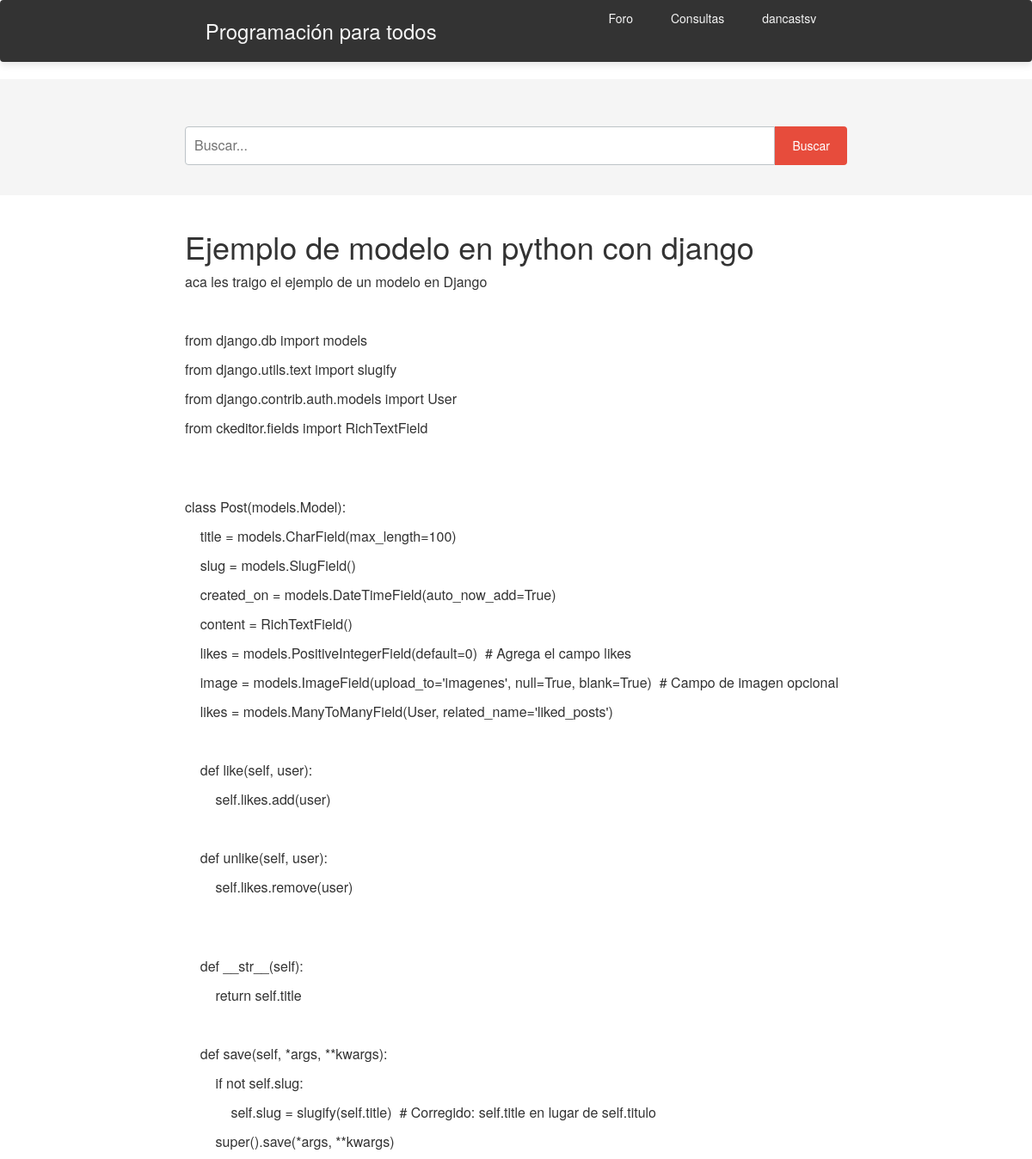
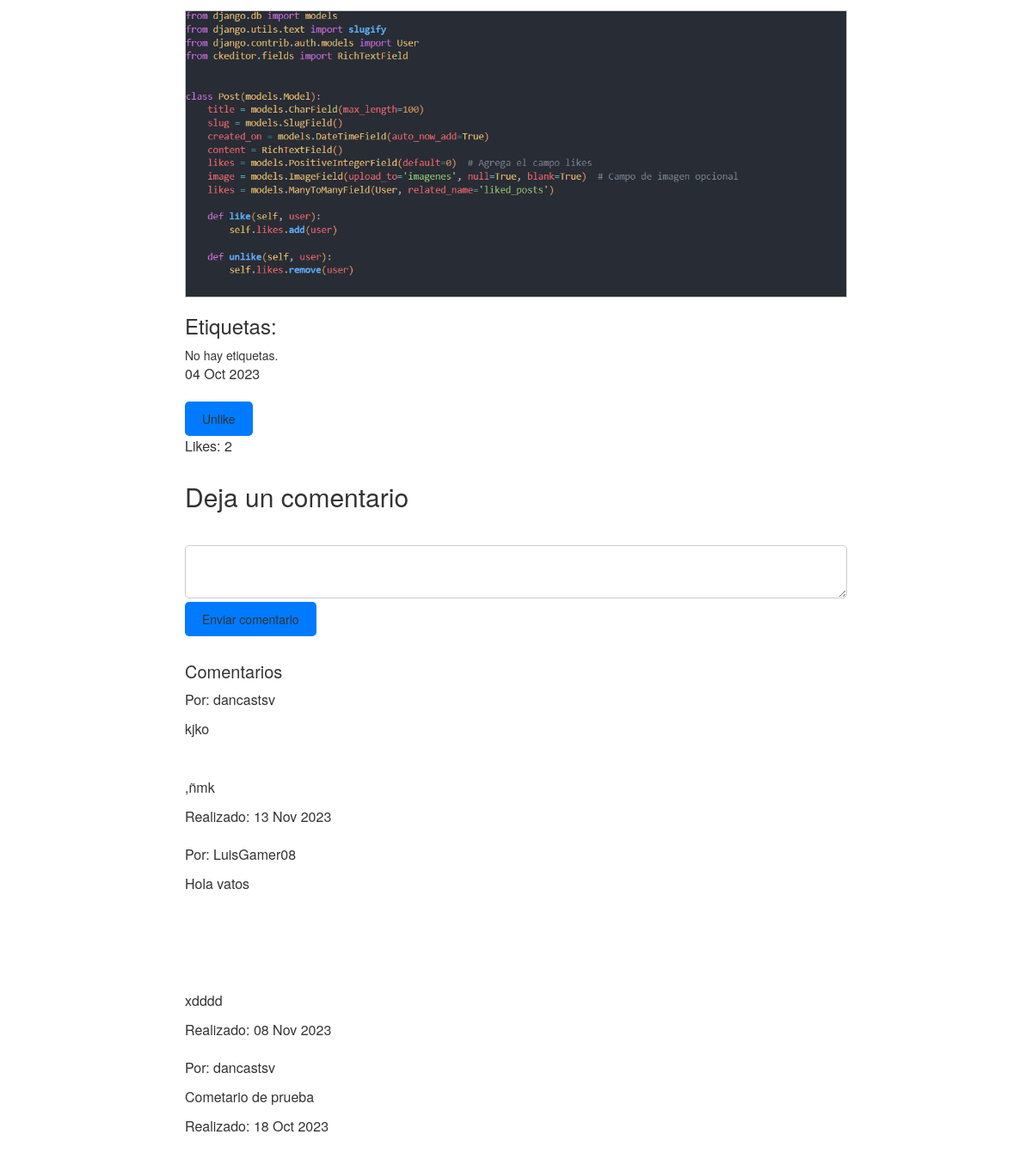
Screenshot of /post/36/ (signed in) with the database file from the repository (2 pictures, top to bottom).
### forum/models.py (models this page shows, shortened)
class Post(models.Model):
    title = models.CharField(max_length=100)
    slug = models.SlugField()
    created_on = models.DateTimeField(auto_now_add=True)
    content = RichTextField()
    image = models.ImageField(upload_to='imagenes', null=True, blank=True)  # Campo de imagen opcional
    likes = models.ManyToManyField(User, related_name='liked_posts')
    tags = models.ManyToManyField(Tag, related_name='posts')

class Comment(models.Model):
    post = models.ForeignKey('forum.Post', on_delete=models.CASCADE, related_name='comments')
    user = models.ForeignKey(User, on_delete=models.CASCADE)
    content = RichTextField()
    created_on = models.DateTimeField(auto_now_add=True)
    class Meta:
        ordering = ['-created_on']

### forum/views.py (the view, shortened to what this page needs)
# urls.py: path('post/<int:pk>/', views.post_details, name='post_details'),
@login_required
def post_details(request, pk):
    post = get_object_or_404(Post, pk=pk)
    comments = post.comments.all()
    form = CommentForm()
    return render(request, 'post_details.html', {'post': post, 'comments': comments, 'form': form})

### forum/forms.py (shortened to what this page needs)
class CommentForm(forms.ModelForm):
    content = forms.CharField(
        widget=forms.Textarea(attrs={'rows': 4, 'placeholder': 'Escribe tu comentario aquí'}),
        max_length=15000,  # Ajusta la longitud máxima según tus necesidades
        label='Comentario'
    )
    class Meta:
        model = Comment
        fields = ('content',)

### forum/templates/post_details.html (shortened to what this page needs)
{% extends "base.html" %}
{% load static %}
{% block content %}
<link rel="stylesheet" href="{% static 'css/datos.css' %}">
<link href="https://stackpath.bootstrapcdn.com/bootstrap/3.4.1/css/bootstrap.min.css" rel="stylesheet">
<div class="container">
  <h1>{{ post.title }}</h1>
  <p>{{ post.content | safe }}</p>
  {% if post.image %}
  <div id="imageContainer" class="image-container">
    <img id="mainImage" src="{{ post.image.url }}" alt="{{ post.title }}" style="max-width:100%;cursor:pointer;">
  </div>
  {% endif %}
  <div class="post-tags">
    <h3>Etiquetas:</h3>
    {% for tag in post.tags.all %}
      <span class="post-tag">{{ tag.name }}</span>
    {% empty %}
      <span>No hay etiquetas.</span>
    {% endfor %}
  </div>
  <p>{{ post.created_on|date:"d M Y" }}</p>
  <form method="post">
    <button type="submit">
        {% if request.user in post.likes.all %}Unlike{% else %}Like{% endif %}
    </button>
  </form>
  <p>Likes: {{ post.likes.count }}</p>
  <div class="comment-form">
    <h2>Deja un comentario</h2>
    <form method="post">
        {{ comment_form.content.label_tag }}<br>
        <textarea id="editor" name="content">{{ comment_form.content.value }}</textarea>
        <button type="submit">Enviar comentario</button>
    </form>
</div>
<div class="comments">
    <h2>Comentarios</h2>
    <ul>
        {% for comment in comments %}
            <li>
                <p>Por: {{ comment.user }}</p>
                <p>{{ comment.content | safe }}</p>
                <p>Realizado: {{ comment.created_on|date:"d M Y" }}</p>
            </li>
        {% empty %}
            <li>No hay comentarios aún.</li>
        {% endfor %}
    </ul>
</div>
{% endblock content %}

### forum/templates/base.html (shortened to what this page needs)
{% load static %}<!DOCTYPE html>
<html lang="es">
<head>
  <link rel="stylesheet" href="{% static 'css/base.css' %}">
</head>
<body>
  <nav class="navbar">
    <div class="logo"><a class="papu" href="{% url 'inicio' %}">Programación para todos</a></div>
    <ul class="nav-list">
      <li><a href="{% url 'foro' %}">Foro</a></li>
      <li><a href="#">Consultas</a></li>
      <li class="user-dropdown">
        <a href="#">{{ request.user }}</a>
      </li>
    </ul>
  </nav>
  <header class="header">
    <div class="search-bar">
      <form method="get" action="{% url 'search_results' %}">
        <input type="text" name="query" placeholder="Buscar...">
        <input type="submit" value="Buscar">
    </form>
    </div>
  </header>
  {% block content %}{% endblock content %}
</body>
</html>

### static/css/base.css (style rules this page uses)
* { margin: 0; padding: 0; box-sizing: border-box; }
body { font-family: 'Arial', sans-serif; background-color: #f5f5f5; color: #333; }
.navbar { display: flex; justify-content: space-between; align-items: center; padding: 10px 50px; background-color: #333; color: #ffffff; box-shadow: 0 4px 8px rgba(0, 0, 0, 0.1); }
.logo a { color: #f5f5f5; font-size: 24px; text-decoration: none; transition: color 0.3s; }
.nav-list { list-style-type: none; display: flex; gap: 20px; }
.nav-list a { text-decoration: none; color: #f5f5f5; padding: 8px 12px; border-radius: 4px; transition: background-color 0.3s; }
.user-dropdown { position: relative; }
.header { background-color: #f5f5f5; padding: 20px 0; }
.search-bar { max-width: 800px; margin: 0 auto; padding: 15px; display: flex; justify-content: center; align-items: center; }
.search-bar form { width: 100%; display: flex; justify-content: space-between; }
.search-bar input[type="text"] { flex: 1; padding: 10px; border: 1px solid #bdc3c7; border-radius: 4px 0 0 4px; outline: none; font-size: 16px; }
.search-bar input[type="submit"] { padding: 10px 20px; border: none; background-color: #e74c3c; color: white; cursor: pointer; border-radius: 0 4px 4px 0; }

### static/css/datos.css (style rules this page uses)
body { font-family: Arial, sans-serif; }
.container { max-width: 800px; margin: 0 auto; padding: 20px; }
h1 { font-size: 24px; margin-bottom: 10px; }
p { font-size: 16px; line-height: 1.5; margin-bottom: 20px; }
.image-container { text-align: center; margin: 20px 0; }
#mainImage { max-width: 100%; cursor: pointer; border: 1px solid #ccc; }
.post-tags { margin-top: 10px; }
form { margin-top: 20px; }
button { padding: 10px 20px; background-color: #007bff; color: #fff; border: none; border-radius: 5px; cursor: pointer; }
.comment-form { margin-top: 30px; }
textarea { width: 100%; padding: 10px; border: 1px solid #ccc; border-radius: 5px; margin-top: 10px; }
.comments { margin-top: 30px; }
.comments h2 { font-size: 20px; margin-bottom: 10px; }
ul { list-style: none; padding: 0; }
li { margin-bottom: 20px; }

### rows the page displays
Post: title "Ejemplo de modelo en python con django", content "aca les traigo el ejemplo de un modelo en Django from django.db import models from django.utils.text import slugify from django.contrib.auth.models import User from ckeditor.fields import RichTextField class Post(models.Model): title = models.CharField(max_length=100) slug = models.SlugField() created_on = models.DateTimeField(auto_now_add=True) content = RichTextField() likes = models.PositiveIntegerField(default=0) # Agrega el campo likes image = models.ImageField(upload_to='imagenes', null=True, blank=True) # Campo de imagen opcional likes = models.ManyToManyField(User, related_name='liked_posts') def like(self, user): self.likes.add(user) def unlike(self, user): self.likes.remove(user)…", image (picture), created_on "04 Oct 2023", likes.count "2"
Comment: user "dancastsv", content "kjko ,ñmk", created_on "13 Nov 2023"
Comment: user "LuisGamer08", content "Hola vatos xdddd", created_on "08 Nov 2023"
Comment: user "dancastsv", content "Cometario de prueba", created_on "18 Oct 2023"

### other values shown
{{ request.user }} "dancastsv"
